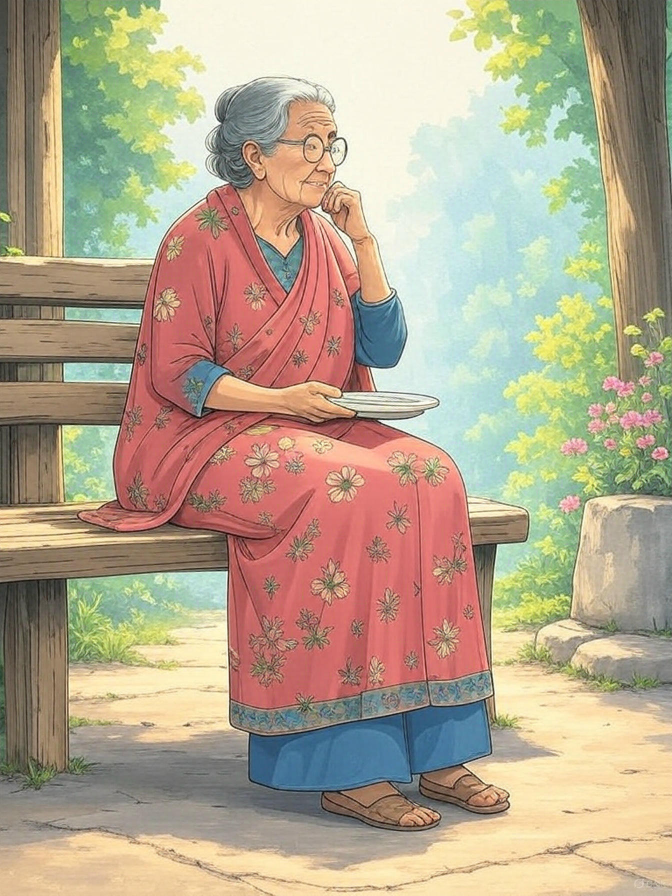
#> input picture images/image (1).jpg, 1344 x 1792 px, found by its file name (shown at 1/2 size)
$ python masking.py
#> lines starting #> are read from the running program, lines starting #| are printed output that depends on the picture; after the words box and inside, x2 and y2 are one past the last pixel; in counts of white or black regions, pixels touching at a corner belong together
#> further down, img is the input picture: shape (1792, 1344, 3); mean B, G, R 142.2, 166.2, 180.8
import cv2 as cv
import numpy as np

def rescaling(frame,scale):
#> called with scale = 0.5
    height=int(frame.shape[1]*scale)
#> height = 672
    width=int(frame.shape[0]*scale)
#> width = 896
    dim=(height,width)
#> dim = (672, 896)

    return cv.resize(frame,dim)
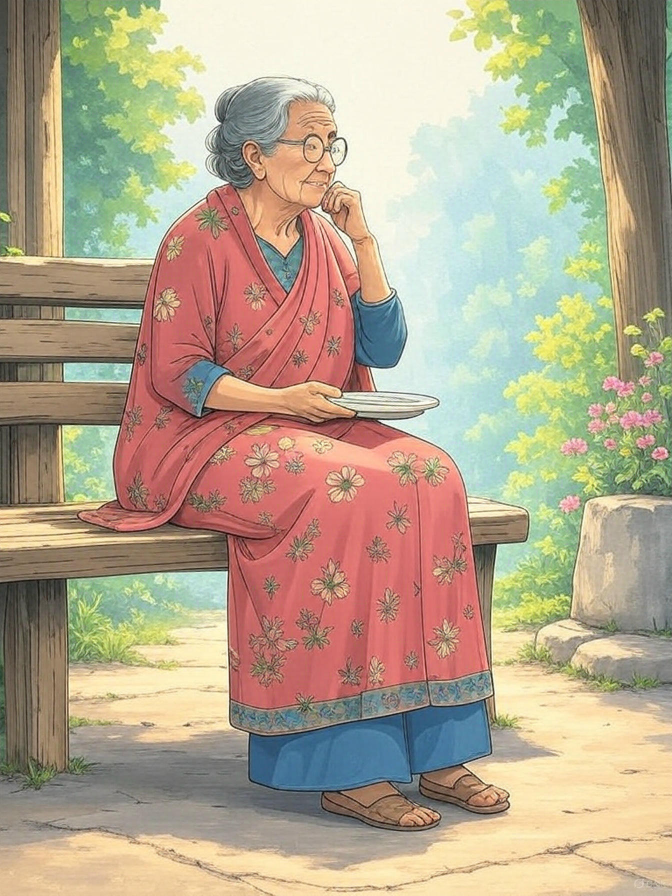
#> returned value: shape (896, 672, 3); mean of channels 0, 1, 2 142.4, 166.4, 181; drawn as B, G, R

img=cv.imread("faceregonition/images/image (1).jpg")
resized=rescaling(img,0.50)
cv.imshow('image',resized)
blank=np.zeros(resized.shape[:2],dtype='uint8')
cv.imshow('blank',blank)
mask=cv.circle(blank,(300,150),100,255,-1)
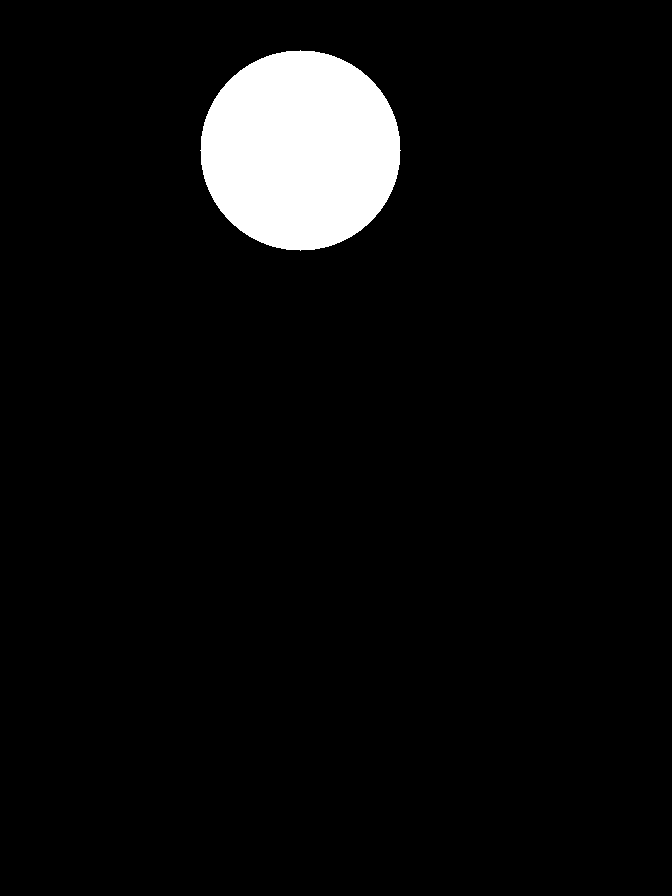
#> blank: shape (896, 672); 5.2% white; 1 white region, box (x1, y1, x2, y2) and area: (200, 50, 401, 251) 31417
cv.imshow('circle',mask)

bitwisedimage=cv.bitwise_and(resized,resized,mask=mask)
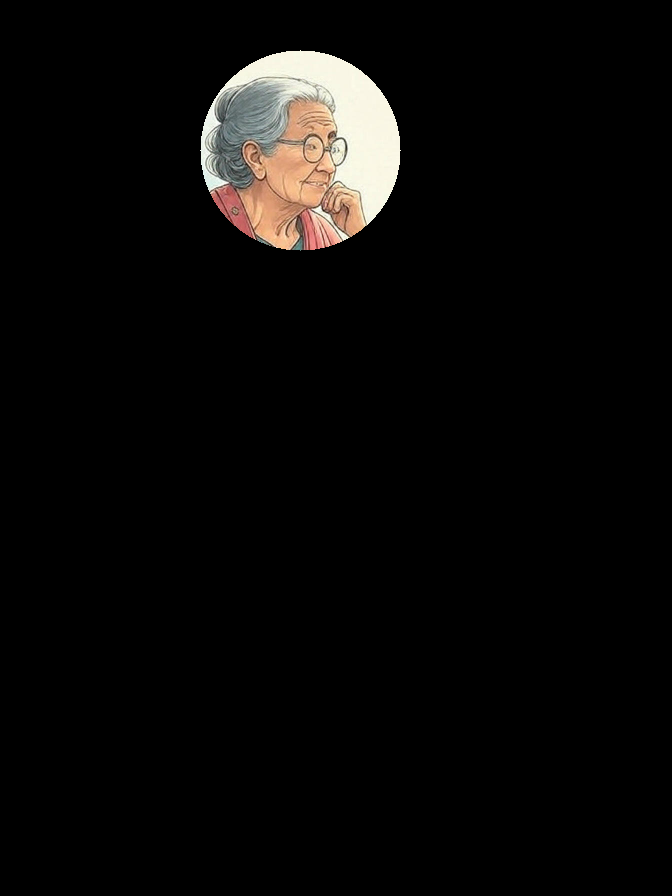
#> bitwisedimage: shape (896, 672, 3); mean B, G, R 8.5, 9.6, 10.6
cv.imshow('bitwised_image',bitwisedimage)
cv.imwrite('newfile.png',resized)
cv.waitKey(0)
cv.destroyAllWindows()

$ run again, with images/ourimage.jpg copied over images/image (1).jpg
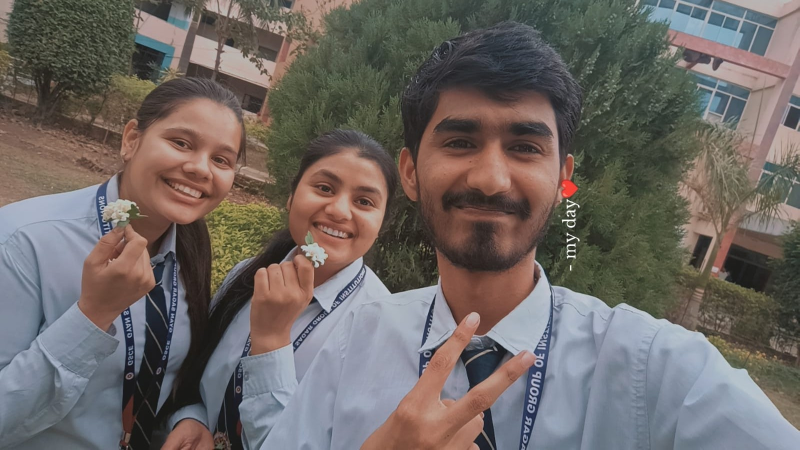
#> input picture images/ourimage.jpg, 1599 x 899 px, found by its file name (shown at 1/2 size)
#> img is the input picture: shape (899, 1599, 3); mean B, G, R 99.6, 103.1, 109.8
#> `mask=cv.circle(blank,(300,150),100,255,-1)`:
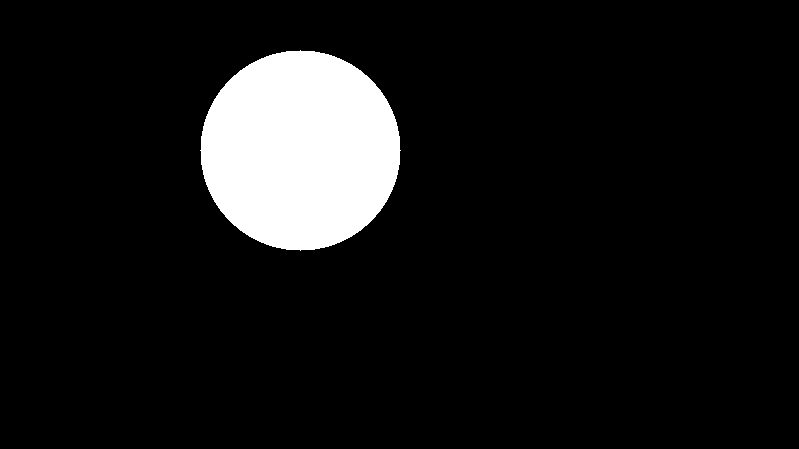
#> blank: shape (449, 799); 8.8% white; 1 white region, box (x1, y1, x2, y2) and area: (200, 50, 401, 251) 31417
#> `bitwisedimage=cv.bitwise_and(resized,resized,mask=mask)`:
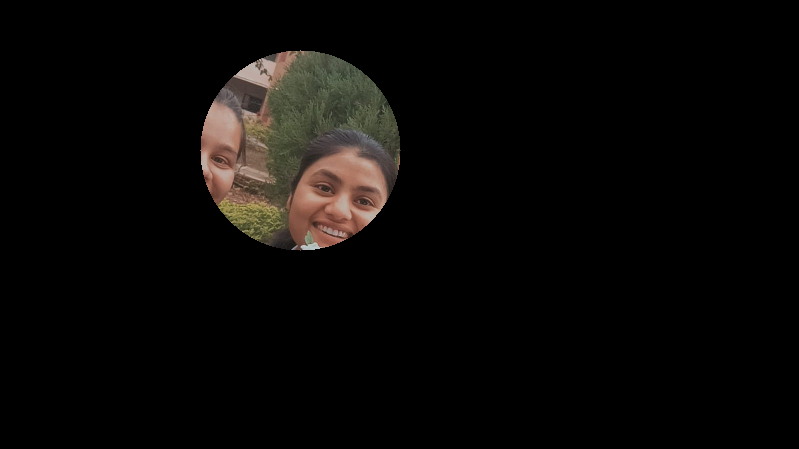
#> bitwisedimage: shape (449, 799, 3); mean B, G, R 6.9, 8.4, 9.9
